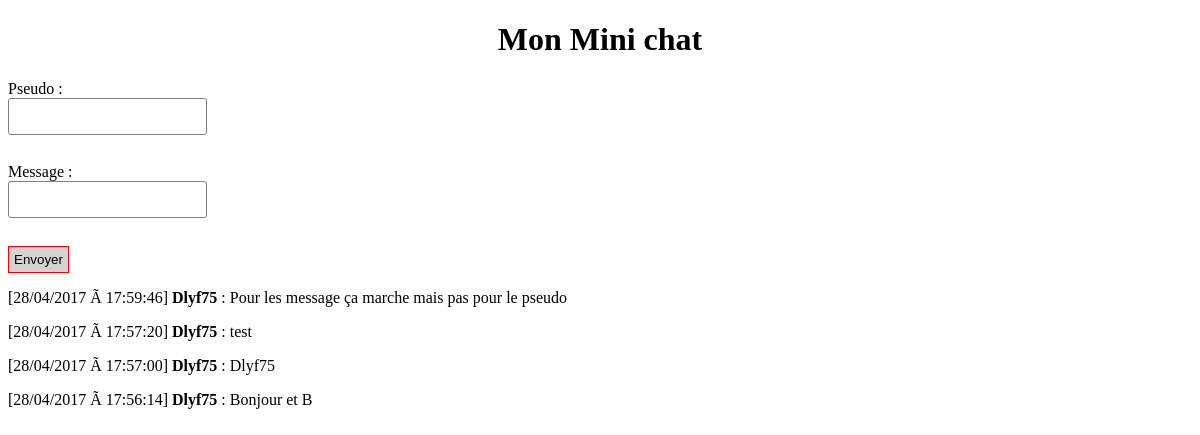
The page / on the database its author committed.
### tables this page shows
CREATE TABLE `minichat` (
  `id` int(11) NOT NULL,
  `pseudo` varchar(255) NOT NULL,
  `message` varchar(255) NOT NULL,
  `date_creation` datetime NOT NULL
);

### index.php (the view, shortened to what this page needs)
<!DOCTYPE html>
<html lang="en">
<head>
  <link rel="stylesheet" href="css/style.css">
</head>
<body>
   <h1>Mon Mini chat</h1>
<?php
include ("formulaire.php");
?>
<?php
include ("connexion.php");
 ?>
<?php
$req = $bdd->query('SELECT id, pseudo, message, DATE_FORMAT(date_creation, \'%d/%m/%Y Ã  %H:%i:%s\') AS date_creation FROM minichat ORDER BY date_creation DESC LIMIT 10');
while ($donnees = $req->fetch()) {
  echo '<p>' . '[' . $donnees['date_creation'] . ']' . '<strong>' . ' ' . htmlspecialchars($donnees['pseudo']) . '</strong> : ' . htmlspecialchars($donnees['message']) . '</p>';
}
?>
</body>
</html>

### formulaire.php (shortened to what this page needs)
<!DOCTYPE html>
<html lang="en">
<head>
</head>
<body>
  <form method="POST" action="minichat_post.php" class="form_align">
    <p>
      <label for="pseudo">Pseudo</label> :
      <input type="text" name="pseudo" class="inputbasic" <?php
if (isset($_GET['pseudo'])) {
  echo ' value="' . '"';
} ?>><br />
      <label for="message">Message</label> :
      <input type="text" name="message" class="inputbasic" v> <br />
      <input type="submit" value="Envoyer" />
    </p>
  </form>
</body>
</html>

### css/style.css (style rules this page uses)
.form_align input { display: block; margin-bottom: 10px; }
.inputbasic { border: 1px solid grey; border-radius: 3px; padding: 10px; transition: all 0.5s linear; }
.form_align input[type=submit] { background-color: lightgrey; border: 1px solid red; padding: 5px; }
h1 { text-align: center; }

### rows shown on the page
minichat: date_creation "28/04/2017 Ã 17:59:46", pseudo "Dlyf75", message "Pour les message ça marche mais pas pour le pseudo"
minichat: date_creation "28/04/2017 Ã 17:57:20", pseudo "Dlyf75", message "test"
minichat: date_creation "28/04/2017 Ã 17:57:00", pseudo "Dlyf75", message "Dlyf75"
minichat: date_creation "28/04/2017 Ã 17:56:14", pseudo "Dlyf75", message "Bonjour et B"
